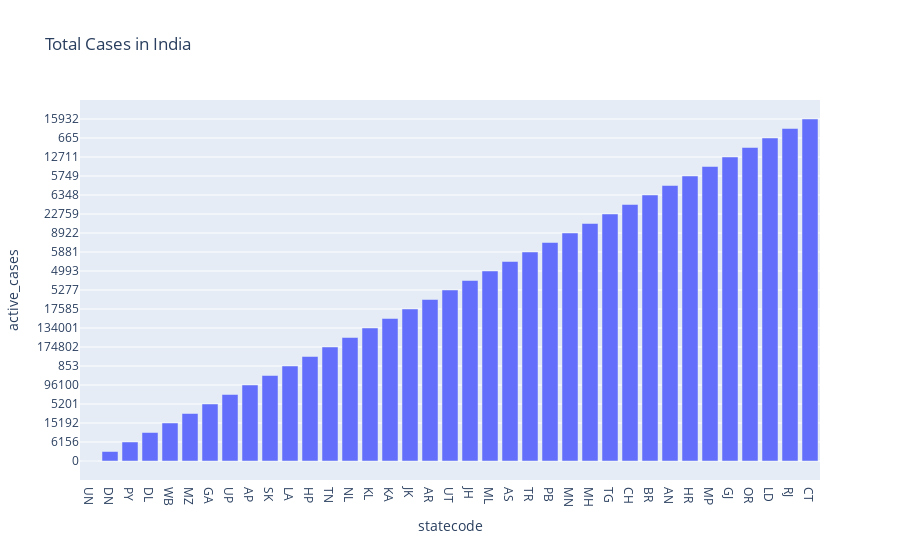

This figure's notebook cell:
### Code cell
#Matplotlib
fig=plt.figure(figsize=(20,10),dpi=200)
axes=fig.add_axes([0,0,1,1])
axes.bar(df['statecode'],df['confirmed'])
axes.set_title("Total Cases in India")
axes.set_xlabel("statecode")
axes.set_ylabel("confirmed_cases")
plt.show()

#plotly
fig=go.Figure()
fig.add_trace(go.Bar(x=df['statecode'],y=df['active']))
fig.update_layout(title='Total Cases in India',xaxis=dict(title='statecode'),yaxis=dict(title='active_cases'))

### Figure 1 — Plotly figure (JSON) as saved in the notebook; plotly's stock layout.template omitted (floating-point values rounded to 4 significant figures)
{"data": [{"type": "bar", "x": ["UN", "DN", "PY", "DL", "WB", "MZ", "GA", "UP", "AP", "SK", "LA", "HP", "TN", "NL", "KL", "KA", "JK", "AR", "UT", "JH", "ML", "AS", "TR", "PB", "MN", "MH", "TG", "CH", "BR", "AN", "HR", "MP", "GJ", "OR", "LD", "RJ", "CT"], "y": ["0", "108", "6156", "3922", "15192", "3324", "5201", "11127", "96100", "3908", "853", "5879", "174802", "3777", "134001", "203769", "17585", "3274", "5277", "4220", "4993", "45477", "5881", "15306", "8922", "161704", "22759", "564", "6348", "124", "5749", "5447", "12711", "57710", "665", "9023", "15932"]}], "layout": {"title": {"text": "Total Cases in India"}, "xaxis": {"title": {"text": "statecode"}}, "yaxis": {"title": {"text": "active_cases"}}}}
